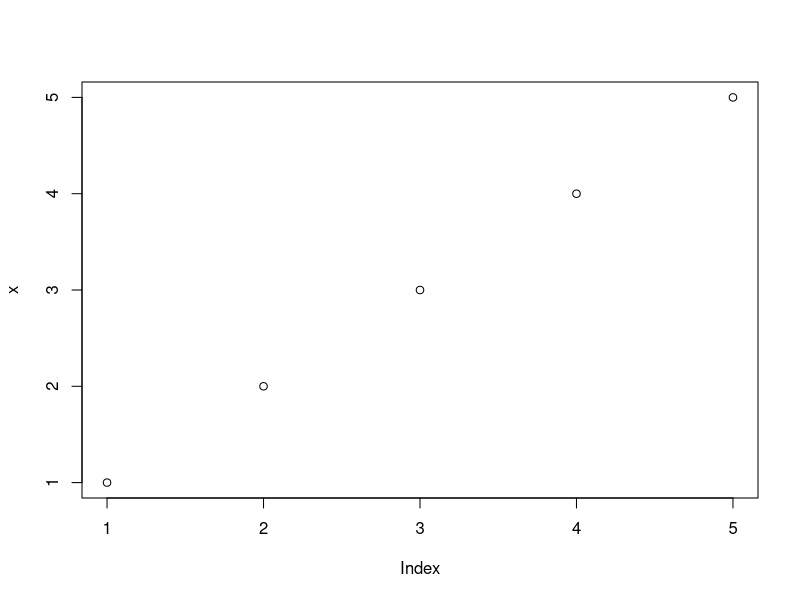
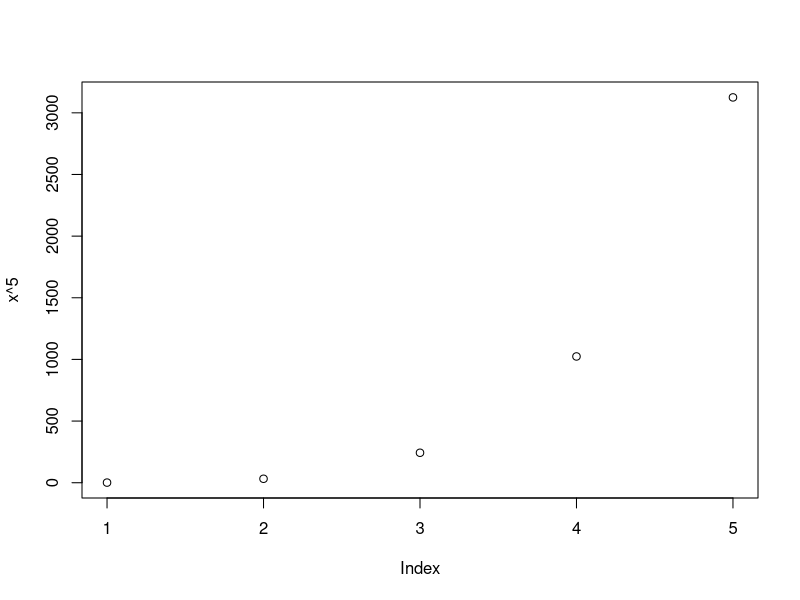
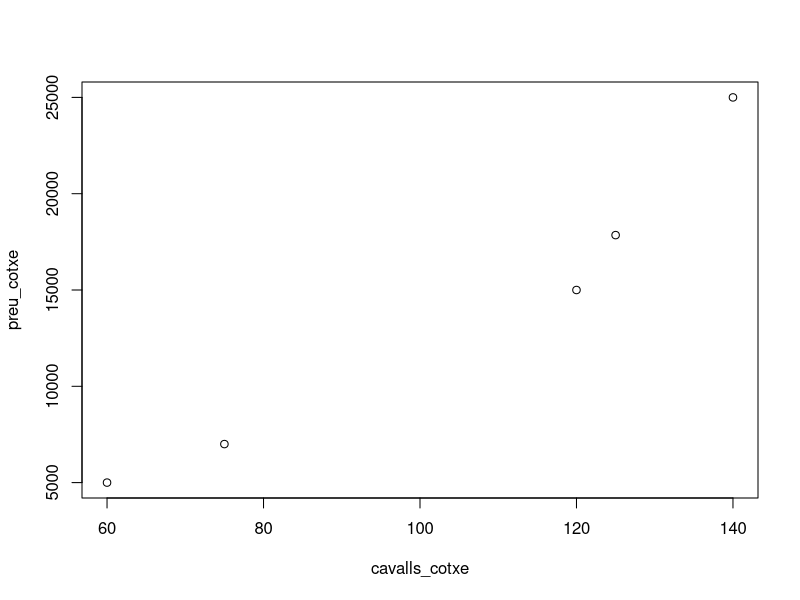
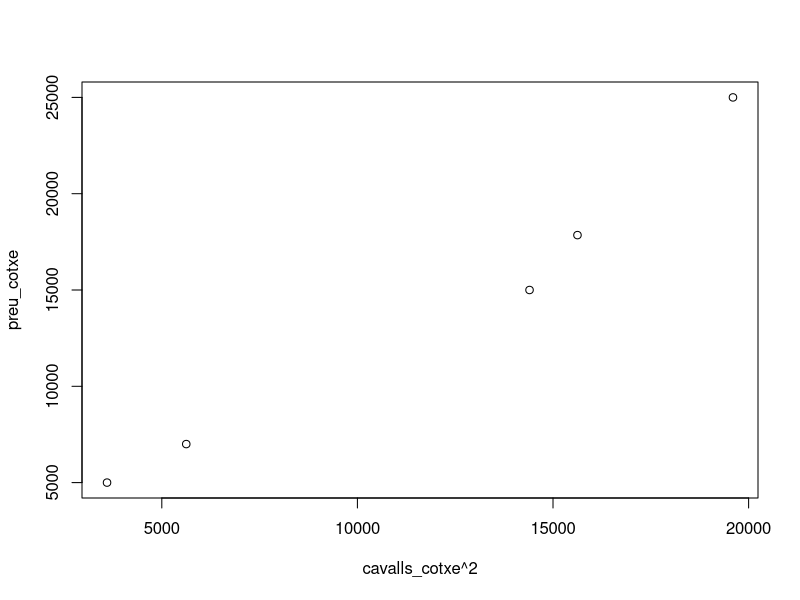
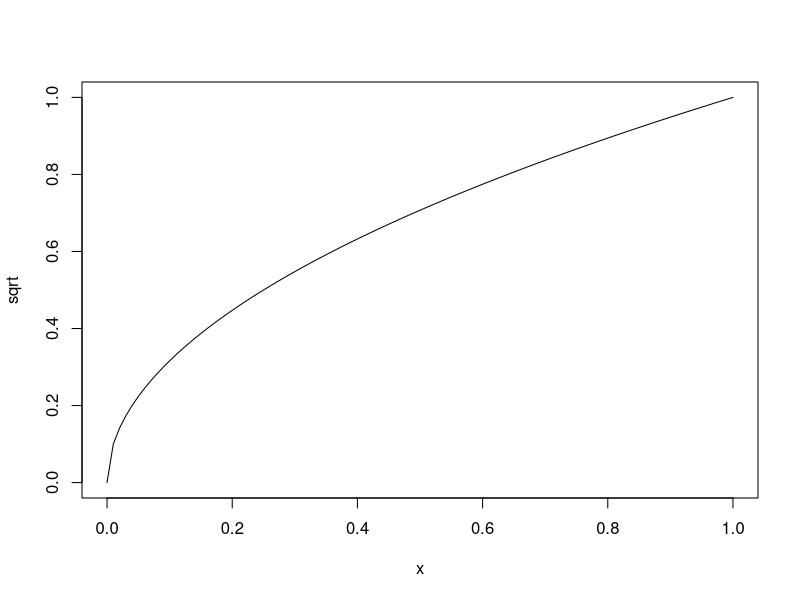
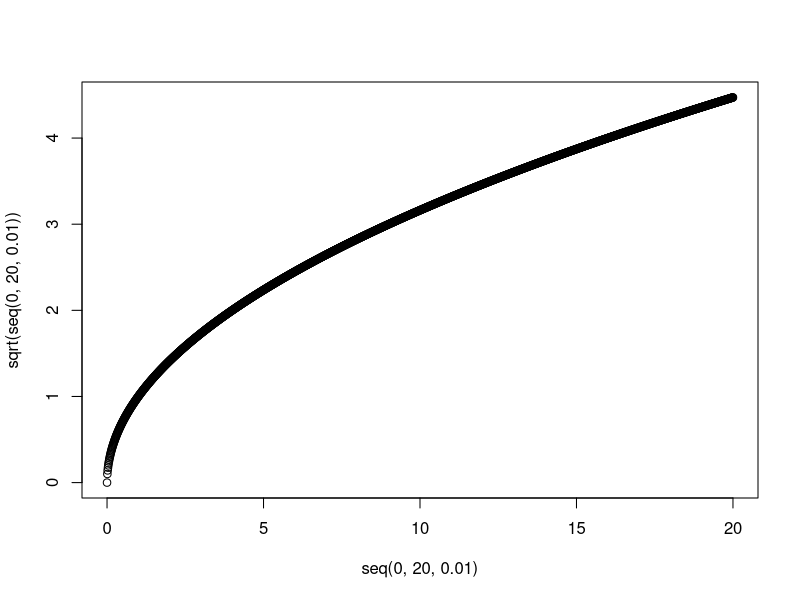
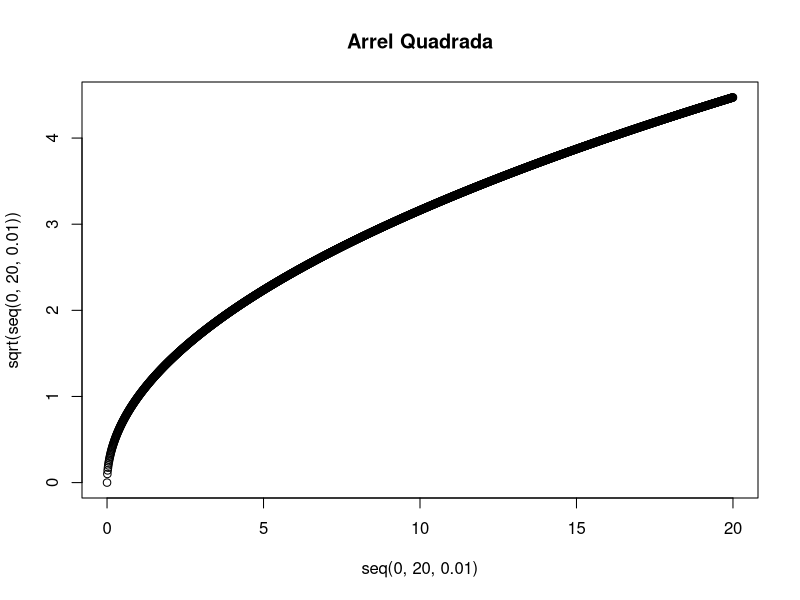
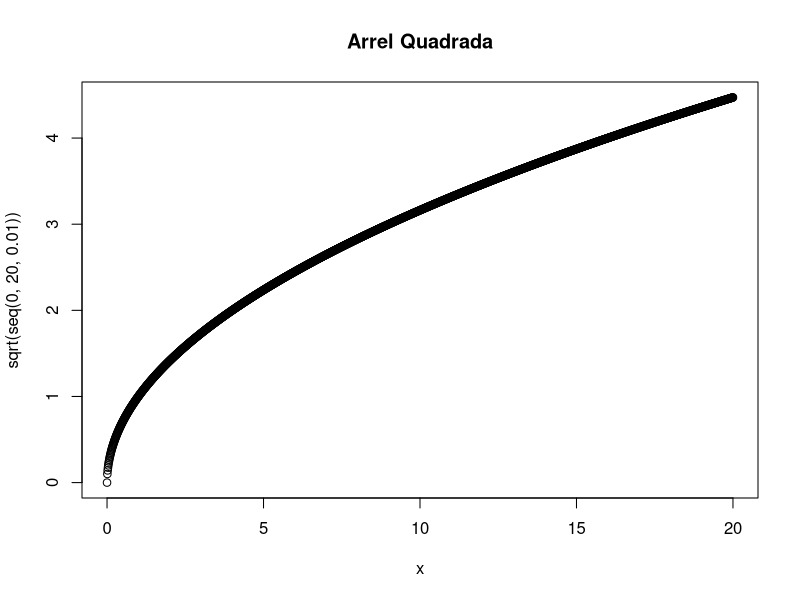

These charts were generated, in order, by the following R code:
## ---- chunk 1
x = seq(1, 5)
plot(x)
## ---- chunk 2
plot(x^5)
## ---- chunk 3
preu_cotxe = c(7000,5000,15000, 25000, 17850)
cavalls_cotxe = c(75, 60, 120, 140, 125)

plot(cavalls_cotxe, preu_cotxe)
## ---- chunk 4
plot(cavalls_cotxe^2, preu_cotxe)
## ---- chunk 5
plot(sqrt)
## ---- chunk 6
plot(seq(0, 20, 0.01), sqrt(seq(0, 20, 0.01)))
## ---- chunk 7
plot(seq(0, 20, 0.01), sqrt(seq(0, 20, 0.01)), main="Arrel Quadrada")
## ---- chunk 8
plot(seq(0, 20, 0.01), sqrt(seq(0, 20, 0.01)), main="Arrel Quadrada", xlab = "x")
## ---- chunk 9
plot(seq(0, 20, 1), sqrt(seq(0, 20, 1)), main="Arrel Quadrada",xlab = "x", ylab = "Arrel quadra de x")
## ---- chunk 10
plot(seq(0, 20, 1), sqrt(seq(0, 20, 1)), main="Arrel Quadrada",xlab = "x", ylab = "Arrel quadra de x", pch = 20)
## ---- chunk 11
plot(seq(0, 20, 1), sqrt(seq(0, 20, 1)), main="Arrel Quadrada",xlab = "x", ylab = "Arrel quadra de x", pch = 20, col="blue")
## ---- chunk 12
plot(seq(0, 20, 1), sqrt(seq(0, 20, 1)), main="Arrel Quadrada",xlab = "x", ylab = "Arrel quadra de x", pch = 20, col="blue", xlim=c(5, 10), ylim=c(2, 3))

## ---- chunk 13
plot(seq(0, 20, 0.5), sqrt(seq(0, 20, 0.5)), main="Arrel Quadrada",xlab = "x", ylab = "Arrel quadra de x", pch = 20, col="blue", type='l')

points(0, 1, col="red", pch = 20)
points(c(1,1), c(0, sqrt(20)), col="green", type='l')
points(c(0, 10, 20), c(2, 4, 0), col="darkorchid", type='l')

legend("right", legend=c("Arrel quadrada", "Línia", "Punt", "Diagonal"), col=c("blue", "green", "red", "darkorchid"), lwd=c(1, 1 ,1, 1))
## ---- chunk 14
hist(sqrt(seq(0, 20, 0.5)), col=c("blue", "red", "blue", "red", "blue", "red", "blue", "red", "blue"), xlab = "Bins de SQRT")
## ---- chunk 15
sexe = c("H", "D", "H", "H")
edat = c(17, 25, 47, 58)
germans = c(1, 0 , 0 ,2 )

df.gent = data.frame(sexe, edat, germans)
df.gent$Altura = c(175, 185, 162, 190)
## ---- chunk 16
barplot(df.gent$Altura, names.arg = 1:length(df.gent$Altura), col="red", main="Altura")
## ---- chunk 17
aparacions = c(15, 10, 10 , 12)
etiquetes = c("Patates", "Perritos", "Gelats", "Hamburguesses")

pie(aparacions, etiquetes, main="Ventes McDonalds", col=c("red", "blue", "green", "pink"), border=0)
